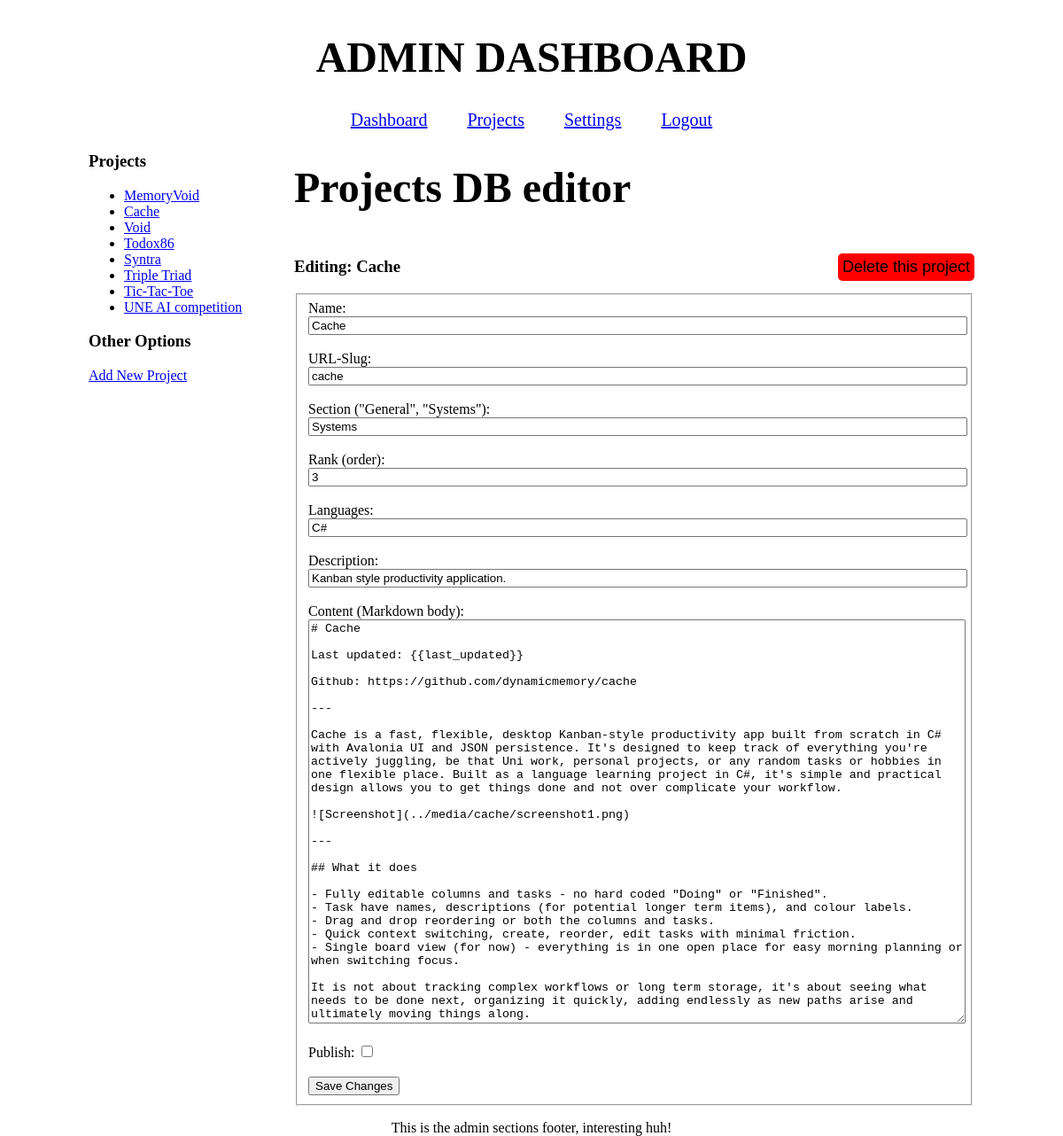
/site/admin/projects.php?id=6 (signed in), run on an earlier commit of the app's database.
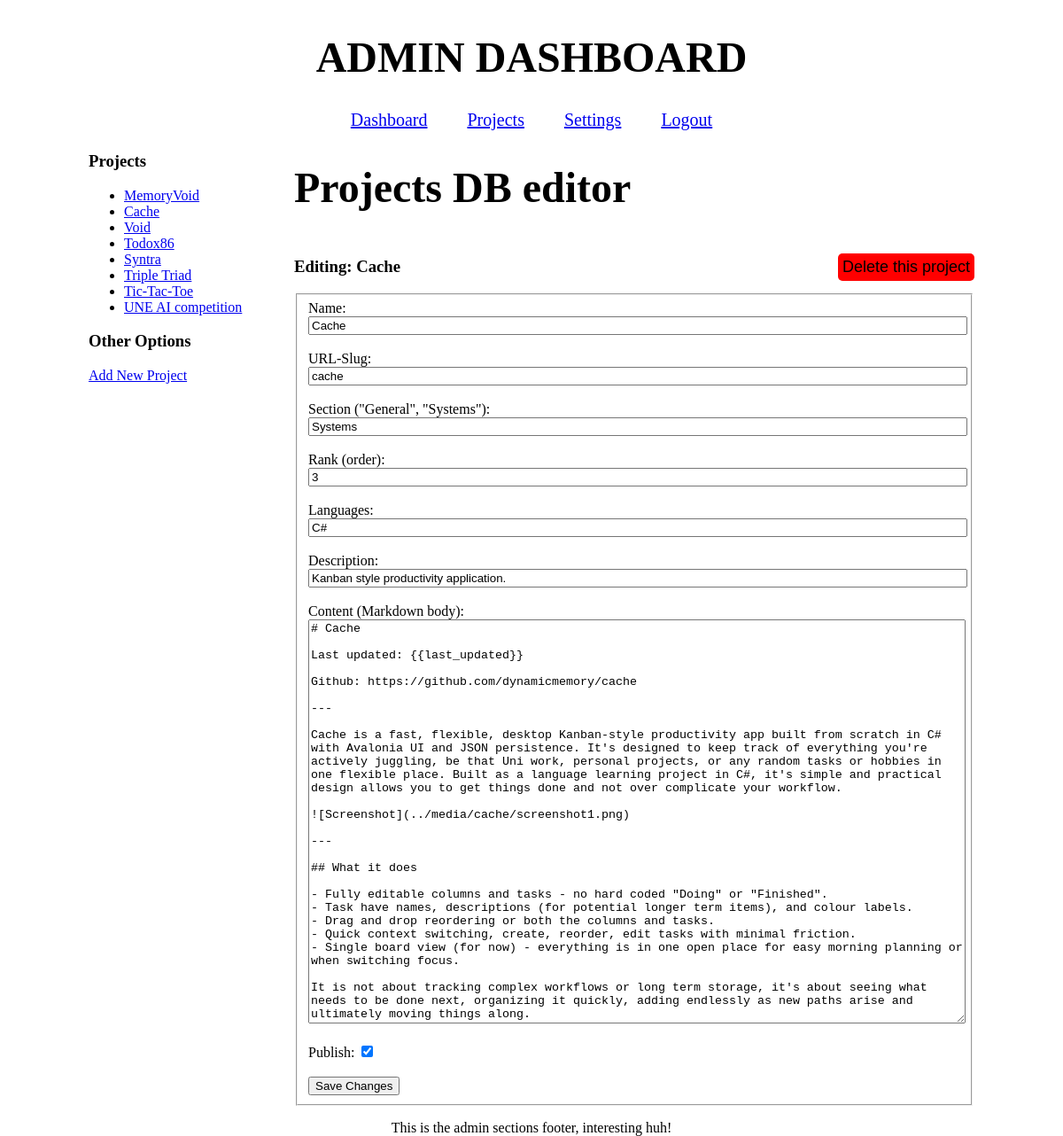
And on a later commit of the database.
### tables this page shows
CREATE TABLE projects (
    id INTEGER PRIMARY KEY AUTOINCREMENT,
    name TEXT NOT NULL,
    slug TEXT NOT NULL UNIQUE,
    last_updated TEXT NOT NULL DEFAULT (date('now')),
    section TEXT NOT NULL DEFAULT 'General',
    rank INTEGER NOT NULL DEFAULT 1,
    languages TEXT,
    description TEXT NOT NULL,
    content TEXT NOT NULL,
    publish INTEGER DEFAULT 0 
    );

### site/admin/projects.php (the view, shortened to what this page needs)
<?php
require_once "init.php";
$selected_project = null;
$isNew = false;
if (isset($_GET['id'])) {
    $statement = $database->prepare("SELECT * FROM projects WHERE id = :id");
    $statement->execute([":id" => $_GET["id"]]);
    $selected_project = $statement->fetch();
}
$projects = $database->query("SELECT id, name FROM projects ORDER BY id ASC");
?>
<?php include "header.php" ?>
<main>
  <div class="side-panel">
    <h3>Projects</h3>
    <ul>
      <?php while ($p = $projects->fetch()) : ?>
        <li>
          <a href="?id=<?= $p["id"] ?>"><?= htmlspecialchars($p["name"]) ?></a>
        </li>
      <?php endwhile ?>
    </ul>
    <h3>Other Options</h3>
      <a href="?action=new">Add New Project</a>
  </div>
  <div class="center-panel">
    <h1>Projects DB editor</h1>
    <?php if ($selected_project || $isNew): ?>
      <div class="form-heading">
        <?php if (!$isNew): ?>
          <h3>Editing: <?= htmlspecialchars($selected_project["name"]) ?></h3>
          <form method="POST">
            <button class="delete-btn" type="submit" onclick="return
              confirm('Are you sure you want to delete this project');">
              Delete this project
            </button>
          </form>
        <?php else: ?>
          <h3>Adding New Project</h3>
        <?php endif; ?>
      </div>
      <form method="POST">
        <fieldset>
          <label>Name: </label><br>
          <input name="name" value="<?= htmlspecialchars($selected_project["name"]) ?>">
          <br><br>
          <label>URL-Slug: </label><br>
          <input name="slug" value="<?= htmlspecialchars($selected_project["slug"]) ?>">
          <br><br>
          <label>Section ("General", "Systems"): </label><br>
          <input name="section" value="<?= htmlspecialchars($selected_project["section"]) ?>">
          <br><br>
          <label>Rank (order): </label><br>
          <input name="rank" value="<?= htmlspecialchars($selected_project["rank"]) ?>">
          <br><br>
          <label>Languages: </label><br>
          <input name="languages" value="<?= htmlspecialchars($selected_project["languages"]) ?>">
          <br><br>
          <label>Description: </label><br>
          <input name="description" value="<?= htmlspecialchars($selected_project["description"]) ?>">
          <br><br>
          <label>Content (Markdown body): </label><br>
          <textarea name="content" rows="30"><?= htmlspecialchars($selected_project["content"]) ?></textarea>
          <br><br>
          <label class="checkbox-label">Publish:
                <input type="checkbox" name="publish" style="align-content: left;" value="1"
                    <?= !empty($selected_project["publish"]) ? "checked" : "" ?>>
          </label>
          <br><br>
          <button type="submit"><?= $isNew ? "Add Project" : "Save Changes" ?></button>
        </fieldset>
      </form>
    <?php else: ?>
      <p>Select a project from the left to edit.</>
    <?php endif; ?>
  </div>
</main>
<?php include "footer.php" ?>

### site/admin/header.php (shortened to what this page needs)
<!DOCTYPE html>
<html>
  <head>
    <link rel="stylesheet" type="text/css" href="/css/admin.css">
  </head>
  <body>
    <header>
      <h1>ADMIN DASHBOARD</h1>
        <nav>
          <a href="index.php">Dashboard</a>
          <a href="projects.php?action=new">Projects</a>
          <a href="settings.php?action=new">Settings</a>
          <a href="logout.php">Logout</a>
        </nav>
    </header>

### site/admin/footer.php (shortened to what this page needs)
        <footer>
            <p>This is the admin sections footer, interesting huh!<p/>
        </footer>
    </body>
</html>

### site/css/admin.css (style rules this page uses)
h1 { font-size: 3rem; font-weight: bold; }
body { font-size: 16px; height: 100vh; max-width: 1000px; width: 100%; margin: auto; }
header { display: flex; flex-direction: column; align-items: center; justify-items: center; padding: 5px; }
nav { font-size: 1.25rem; text-align: right; }
nav a { padding-left: 20px; padding-right: 20px; }
main { text-align: center; display: flex; gap: 2rem; text-align: left; max-width: 1000px; margin: auto; }
.side-panel { min-width: 200px; max-width: 200px; overflow-wrap: break-word; }
.center-panel { flex: 1; }
.form-heading { display: flex; justify-content: space-between; align-items: center; }
.delete-btn { background-color: red; font-size: 18px; border: 0; padding: 5px; border-radius: 5px; }
input, textarea { width: 100%; }
input[type="checkbox"] { width: auto; height: auto; }
footer { margin-top: auto; text-align: center; }

What changed in the data, as far as the page shows it:
changed projects "Cache": publish "☐" → "☑"
